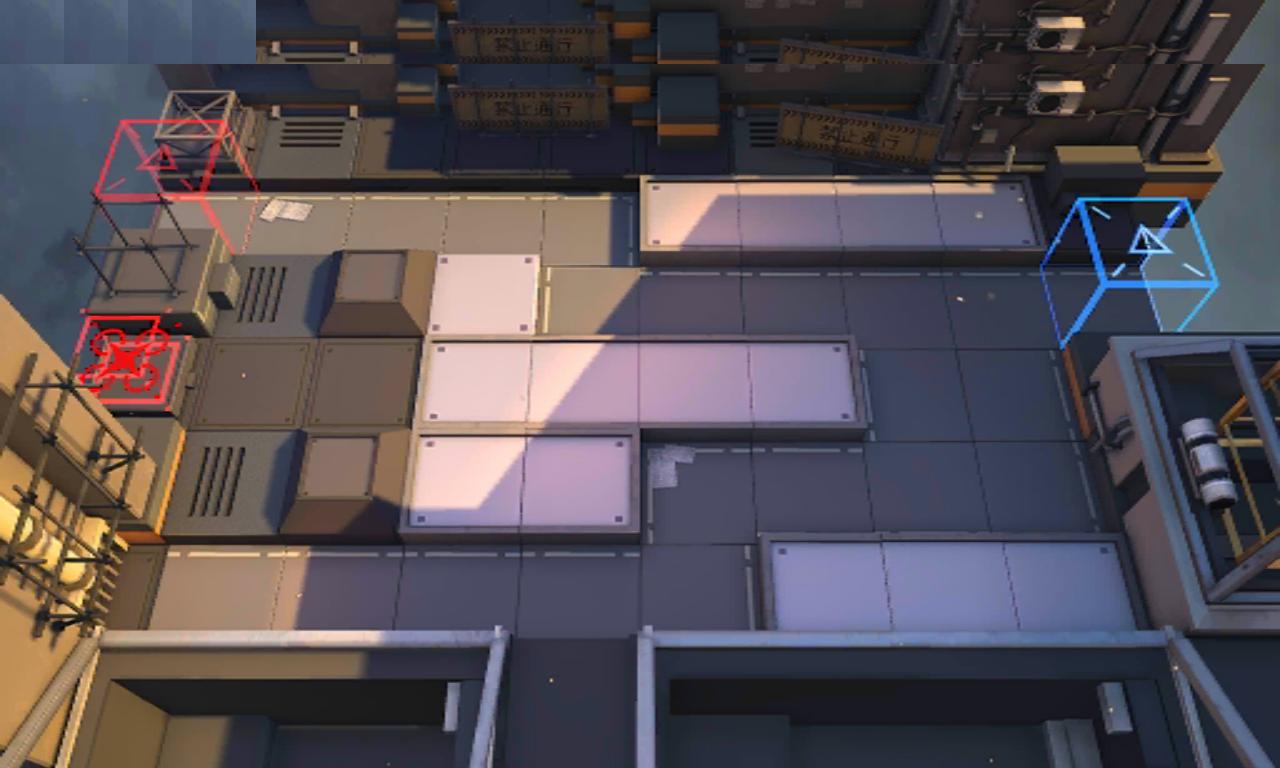

A 2D game scene composited from a Tiled map and its tileset images. What follows is a short description and the map's XML, with each tile layer's data collapsed to a summary:
An orthogonal 20x12 tile map with 64x64 px tiles, 1 tile layer (normalmap3) and 51 objects (ground0, ground1, ground2, ground3, ground4, ...).

<map version="1.10" tiledversion="1.10.2" orientation="orthogonal" renderorder="right-down" width="20" height="12" tilewidth="64" tileheight="64" infinite="0" nextlayerid="6" nextobjectid="52">
 <tileset firstgid="1" name="NormalMap3" tilewidth="64" tileheight="64" tilecount="220" columns="20">
  <image source="Pictures/NormalMap3.png" width="1280" height="720" />
 </tileset>
 <layer id="1" name="normalmap3" width="20" height="12">
  <data>[240 cells, 240 non-empty, 220 distinct tile ids]</data>
 </layer>
 <objectgroup id="2" name="grounds">
  <object id="1" name="ground0" x="250" y="193" width="97" height="60" />
  <object id="2" name="ground1" x="350" y="195" width="98" height="58" />
  <object id="3" name="ground2" x="449" y="194" width="97" height="59" />
  <object id="4" name="ground3" x="547" y="194" width="97" height="65" />
  <object id="5" name="ground4" x="543" y="263" width="95" height="77" />
  <object id="6" name="ground5" x="641" y="263" width="101" height="78" />
  <object id="7" name="ground6" x="743" y="263" width="102" height="77" />
  <object id="8" name="ground7" x="845" y="264" width="102" height="73" />
  <object id="9" name="ground8" x="948" y="262" width="95" height="79" />
  <object id="10" name="ground9" x="856" y="340" width="103" height="103" />
  <object id="11" name="ground10" x="963" y="343" width="109" height="99" />
  <object id="12" name="ground11" x="647" y="442" width="105" height="93" />
  <object id="13" name="ground12" x="756" y="443" width="108" height="99" />
  <object id="14" name="ground13" x="866" y="446" width="115" height="98" />
  <object id="15" name="ground14" x="984" y="446" width="121" height="95" />
  <object id="16" name="ground15" x="154" y="549" width="124" height="78" />
  <object id="17" name="ground16" x="288" y="549" width="109" height="82" />
  <object id="18" name="ground17" x="402" y="550" width="113" height="79" />
  <object id="19" name="ground18" x="517" y="554" width="119" height="75" />
  <object id="20" name="ground19" x="637" y="553" width="125" height="78" />
  <object id="21" name="ground20" x="767" y="548" width="117" height="81" />
  <object id="22" name="ground21" x="891" y="546" width="113" height="84" />
  <object id="23" name="ground22" x="1004" y="544" width="130" height="83" />
 </objectgroup>
 <objectgroup id="3" name="towers" visible="0">
  <object id="24" name="tower0" x="435" y="254" width="102" height="81" />
  <object id="25" name="tower1" x="421" y="343" width="109" height="90" />
  <object id="26" name="tower2" x="412" y="438" width="116" height="88" />
  <object id="27" name="tower3" x="531" y="343" width="105" height="87" />
  <object id="28" name="tower4" x="529" y="435" width="109" height="89" />
  <object id="29" name="tower5" x="646" y="176" width="93" height="79" />
  <object id="30" name="tower6" x="639" y="343" width="108" height="85" />
  <object id="31" name="tower7" x="740" y="178" width="96" height="78" />
  <object id="32" name="tower8" x="751" y="338" width="106" height="86" />
  <object id="33" name="tower9" x="770" y="542" width="113" height="90" />
  <object id="34" name="tower10" x="838" y="178" width="99" height="80" />
  <object id="35" name="tower11" x="887" y="543" width="125" height="88" />
  <object id="36" name="tower12" x="937" y="178" width="95" height="84" />
  <object id="37" name="tower13" x="1012" y="545" width="123" height="85" />
 </objectgroup>
 <objectgroup id="4" name="aroad">
  <object id="38" name="aroad0" x="187" y="222" />
  <object id="39" name="aroad1" x="250" y="193" width="97" height="60" />
  <object id="40" name="aroad2" x="350" y="195" width="98" height="58" />
  <object id="41" name="aroad3" x="449" y="194" width="97" height="59" />
  <object id="42" name="aroad4" x="547" y="194" width="97" height="65" />
  <object id="43" name="aroad5" x="543" y="263" width="95" height="77" />
  <object id="44" name="aroad6" x="641" y="263" width="101" height="78" />
  <object id="45" name="aroad7" x="743" y="263" width="102" height="77" />
  <object id="46" name="aroad8" x="845" y="264" width="102" height="73" />
  <object id="47" name="aroad9" x="948" y="262" width="95" height="79" />
  <object id="48" name="aroad10" x="1105" y="309" />
 </objectgroup>
 <objectgroup id="5" name="broad" visible="0">
  <object id="49" name="broad0" x="144" y="376" />
  <object id="50" name="broad1" x="249" y="380" />
  <object id="51" name="broad2" x="1105" y="311" />
 </objectgroup>
</map>